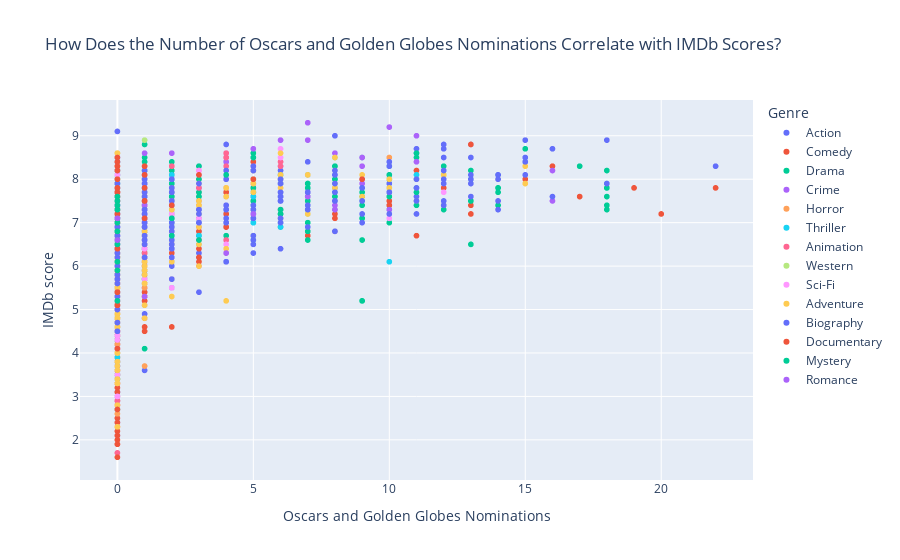

Notebook source saved alongside this figure:
### Markdown cell above
How Does the Number of Oscars and Golden Globes Nominations Correlate with IMDb Scores?

### Code cell
fig = py.scatter(data2, x='Oscar and Golden Globes nominations', y='IMDb score', 
                 color='Genre', 
                 title='How Does the Number of Oscars and Golden Globes Nominations Correlate with IMDb Scores?', 
                 labels={'Oscar and Golden Globes nominations': 'Oscars and Golden Globes Nominations'})
fig.show()

### Figure 1 — Plotly figure (JSON) as saved in the notebook; plotly's stock layout.template omitted (floating-point values rounded to 4 significant figures; data arrays with more than 128 entries replaced by an {"elided": "..."} marker saying what was removed)
{"data": [{"hovertemplate": "Genre=Action<br>Oscars and Golden Globes Nominations=%{x}<br>IMDb score=%{y}<extra></extra>", "legendgroup": "Action", "marker": {"color": "#636efa", "symbol": "circle"}, "mode": "markers", "name": "Action", "showlegend": true, "type": "scattergl", "x": {"elided": "971 int values"}, "xaxis": "x", "y": {"elided": "971 float values"}, "yaxis": "y"}, {"hovertemplate": "Genre=Comedy<br>Oscars and Golden Globes Nominations=%{x}<br>IMDb score=%{y}<extra></extra>", "legendgroup": "Comedy", "marker": {"color": "#EF553B", "symbol": "circle"}, "mode": "markers", "name": "Comedy", "showlegend": true, "type": "scattergl", "x": {"elided": "1007 int values"}, "xaxis": "x", "y": {"elided": "1007 float values"}, "yaxis": "y"}, {"hovertemplate": "Genre=Drama<br>Oscars and Golden Globes Nominations=%{x}<br>IMDb score=%{y}<extra></extra>", "legendgroup": "Drama", "marker": {"color": "#00cc96", "symbol": "circle"}, "mode": "markers", "name": "Drama", "showlegend": true, "type": "scattergl", "x": {"elided": "603 int values"}, "xaxis": "x", "y": {"elided": "603 float values"}, "yaxis": "y"}, {"hovertemplate": "Genre=Crime<br>Oscars and Golden Globes Nominations=%{x}<br>IMDb score=%{y}<extra></extra>", "legendgroup": "Crime", "marker": {"color": "#ab63fa", "symbol": "circle"}, "mode": "markers", "name": "Crime", "showlegend": true, "type": "scattergl", "x": {"elided": "265 int values"}, "xaxis": "x", "y": {"elided": "265 float values"}, "yaxis": "y"}, {"hovertemplate": "Genre=Horror<br>Oscars and Golden Globes Nominations=%{x}<br>IMDb score=%{y}<extra></extra>", "legendgroup": "Horror", "marker": {"color": "#FFA15A", "symbol": "circle"}, "mode": "markers", "name": "Horror", "showlegend": true, "type": "scattergl", "x": {"elided": "221 int values"}, "xaxis": "x", "y": {"elided": "221 float values"}, "yaxis": "y"}, {"hovertemplate": "Genre=Thriller<br>Oscars and Golden Globes Nominations=%{x}<br>IMDb score=%{y}<extra></extra>", "legendgroup": "Thriller", "marker": {"color": "#19d3f3", "symbol": "circle"}, "mode": "markers", "name": "Thriller", "showlegend": true, "type": "scattergl", "x": [0, 0, 0, 0, 0, 0, 0, 0, 0, 0, 0, 0, 0, 0, 0, 0, 0, 0, 0, 0, 0, 0, 0, 0, 0, 0, 0, 0, 0, 0, 1, 1, 1, 1, 1, 2, 2, 2, 3, 5, 5, 0, 0, 0, 0, 2, 0, 10, 0, 2, 0, 0, 0, 0, 1, 0, 0, 11, 0, 0, 0, 0, 0, 0, 0, 0, 1, 0, 0, 0, 0, 5, 2, 0, 0, 0, 0, 0, 0, 0, 0, 0, 0, 0, 3, 5, 6, 2, 0, 0, 0, 0, 0, 0, 0, 0, 10, 0, 0, 0, 1, 0, 0], "xaxis": "x", "y": [6.5, 5.2, 6.2, 6.5, 6.2, 6.6, 5.6, 5.5, 7.5, 7.2, 5.5, 6.5, 6.2, 5.8, 6.5, 5.8, 6, 5.6, 7.7, 6.5, 6.4, 6, 7.3, 6.3, 6.7, 4.7, 6, 6, 6, 6.2, 6.8, 6, 7.2, 7.6, 6.7, 8.1, 7.3, 7, 6.7, 7.6, 7, 7.3, 7.6, 7, 5.8, 6.6, 7.8, 8, 4.1, 7.1, 5.9, 6.6, 4.4, 6.9, 6.6, 4.8, 5.9, 8.1, 5.6, 5.3, 6.1, 6, 4.8, 5.6, 6.7, 8, 6.8, 7, 4.7, 6.2, 6.8, 8, 6.9, 3.4, 5.3, 7.2, 3.9, 6.5, 6.8, 5.4, 5.9, 5, 7.4, 4.6, 7, 7, 6.9, 6.7, 7.1, 5.3, 3.8, 4, 5.6, 4.8, 8.4, 6.2, 6.1, 7.9, 7.6, 5.1, 7.5, 5.5, 6.2], "yaxis": "y"}, {"hovertemplate": "Genre=Animation<br>Oscars and Golden Globes Nominations=%{x}<br>IMDb score=%{y}<extra></extra>", "legendgroup": "Animation", "marker": {"color": "#FF6692", "symbol": "circle"}, "mode": "markers", "name": "Animation", "showlegend": true, "type": "scattergl", "x": {"elided": "178 int values"}, "xaxis": "x", "y": {"elided": "178 float values"}, "yaxis": "y"}, {"hovertemplate": "Genre=Western<br>Oscars and Golden Globes Nominations=%{x}<br>IMDb score=%{y}<extra></extra>", "legendgroup": "Western", "marker": {"color": "#B6E880", "symbol": "circle"}, "mode": "markers", "name": "Western", "showlegend": true, "type": "scattergl", "x": [0, 0, 0, 2, 0, 0, 0, 0, 0, 0, 1], "xaxis": "x", "y": [6.1, 7.1, 6.4, 7.8, 5.5, 7, 8.6, 7.3, 7.4, 7.1, 8.9], "yaxis": "y"}, {"hovertemplate": "Genre=Sci-Fi<br>Oscars and Golden Globes Nominations=%{x}<br>IMDb score=%{y}<extra></extra>", "legendgroup": "Sci-Fi", "marker": {"color": "#FF97FF", "symbol": "circle"}, "mode": "markers", "name": "Sci-Fi", "showlegend": true, "type": "scattergl", "x": [0, 0, 0, 0, 0, 0, 0, 0, 0, 0, 0, 0, 0, 0, 0, 0, 0, 0, 0, 0, 0, 0, 0, 0, 0, 0, 0, 0, 0, 0, 0, 0, 0, 1, 1, 1, 1, 1, 1, 2, 3, 4, 4, 6, 6, 5, 0, 0, 0, 3, 2, 0, 0, 12, 0, 0, 0, 0, 0, 0, 0, 10, 0, 0, 0, 0, 2, 0, 0, 0, 3], "xaxis": "x", "y": [5.5, 5.8, 7.5, 6.4, 5.8, 6, 7.1, 7.1, 6.7, 5.8, 6.7, 6.4, 5.6, 5.7, 6.4, 3, 6.7, 6.3, 6.4, 5.3, 5.3, 5.5, 7.3, 5, 5.9, 7.2, 6.7, 5.9, 6.4, 6.1, 7.5, 7.5, 4.1, 7.9, 7.8, 5.7, 7, 6.4, 7.2, 5.5, 8.1, 8, 6.5, 8.5, 8.7, 8.3, 6.1, 5.5, 6.1, 8.2, 8, 6.8, 7.1, 7.7, 6.1, 5.2, 4.3, 8.1, 7.2, 6.3, 3.5, 7.1, 6.4, 6.4, 6.7, 4.4, 7.2, 5.9, 7.7, 8.1, 7.1], "yaxis": "y"}, {"hovertemplate": "Genre=Adventure<br>Oscars and Golden Globes Nominations=%{x}<br>IMDb score=%{y}<extra></extra>", "legendgroup": "Adventure", "marker": {"color": "#FECB52", "symbol": "circle"}, "mode": "markers", "name": "Adventure", "showlegend": true, "type": "scattergl", "x": {"elided": "243 int values"}, "xaxis": "x", "y": {"elided": "243 float values"}, "yaxis": "y"}, {"hovertemplate": "Genre=Biography<br>Oscars and Golden Globes Nominations=%{x}<br>IMDb score=%{y}<extra></extra>", "legendgroup": "Biography", "marker": {"color": "#636efa", "symbol": "circle"}, "mode": "markers", "name": "Biography", "showlegend": true, "type": "scattergl", "x": {"elided": "231 int values"}, "xaxis": "x", "y": {"elided": "231 float values"}, "yaxis": "y"}, {"hovertemplate": "Genre=Documentary<br>Oscars and Golden Globes Nominations=%{x}<br>IMDb score=%{y}<extra></extra>", "legendgroup": "Documentary", "marker": {"color": "#EF553B", "symbol": "circle"}, "mode": "markers", "name": "Documentary", "showlegend": true, "type": "scattergl", "x": [0, 0, 0, 0, 0, 0, 0, 0, 2, 0, 9, 1, 1, 0, 0, 0, 0, 0, 0, 0, 1, 0, 0, 0, 0, 0, 1, 0, 0, 0, 0, 0, 0, 0, 0, 5, 0, 0, 1, 0, 0, 0, 1, 0, 0, 3], "xaxis": "x", "y": [7.6, 7.5, 7, 6.8, 6.6, 7.8, 7.2, 7.3, 7.4, 5.1, 8, 7.5, 7.5, 7, 7.6, 7.1, 6.4, 7.6, 8, 5.4, 8.3, 5.1, 7.7, 7.7, 1.6, 5.9, 7.8, 8.3, 7.3, 4.1, 8.2, 7.5, 8.5, 6.8, 7.2, 8, 8.4, 2.7, 8.1, 7.7, 7.7, 7, 7.1, 6.8, 7.7, 8.1], "yaxis": "y"}, {"hovertemplate": "Genre=Mystery<br>Oscars and Golden Globes Nominations=%{x}<br>IMDb score=%{y}<extra></extra>", "legendgroup": "Mystery", "marker": {"color": "#00cc96", "symbol": "circle"}, "mode": "markers", "name": "Mystery", "showlegend": true, "type": "scattergl", "x": [0, 0, 0, 0, 2, 2, 3, 4, 0, 0, 0, 0, 0, 0, 0, 5, 0, 0, 0, 0], "xaxis": "x", "y": [7.3, 6.8, 6.6, 7.5, 7.1, 6.7, 6.6, 8.1, 6.5, 7.4, 6.8, 7.1, 7.6, 7.3, 6.6, 8.5, 5.2, 5.9, 6.1, 7], "yaxis": "y"}, {"hovertemplate": "Genre=Romance<br>Oscars and Golden Globes Nominations=%{x}<br>IMDb score=%{y}<extra></extra>", "legendgroup": "Romance", "marker": {"color": "#ab63fa", "symbol": "circle"}, "mode": "markers", "name": "Romance", "showlegend": true, "type": "scattergl", "x": [0, 5, 0, 4], "xaxis": "x", "y": [7.1, 7.2, 6.6, 6.3], "yaxis": "y"}], "layout": {"legend": {"title": {"text": "Genre"}, "tracegroupgap": 0}, "title": {"text": "How Does the Number of Oscars and Golden Globes Nominations Correlate with IMDb Scores?"}, "xaxis": {"anchor": "y", "domain": [0, 1], "title": {"text": "Oscars and Golden Globes Nominations"}}, "yaxis": {"anchor": "x", "domain": [0, 1], "title": {"text": "IMDb score"}}}}
